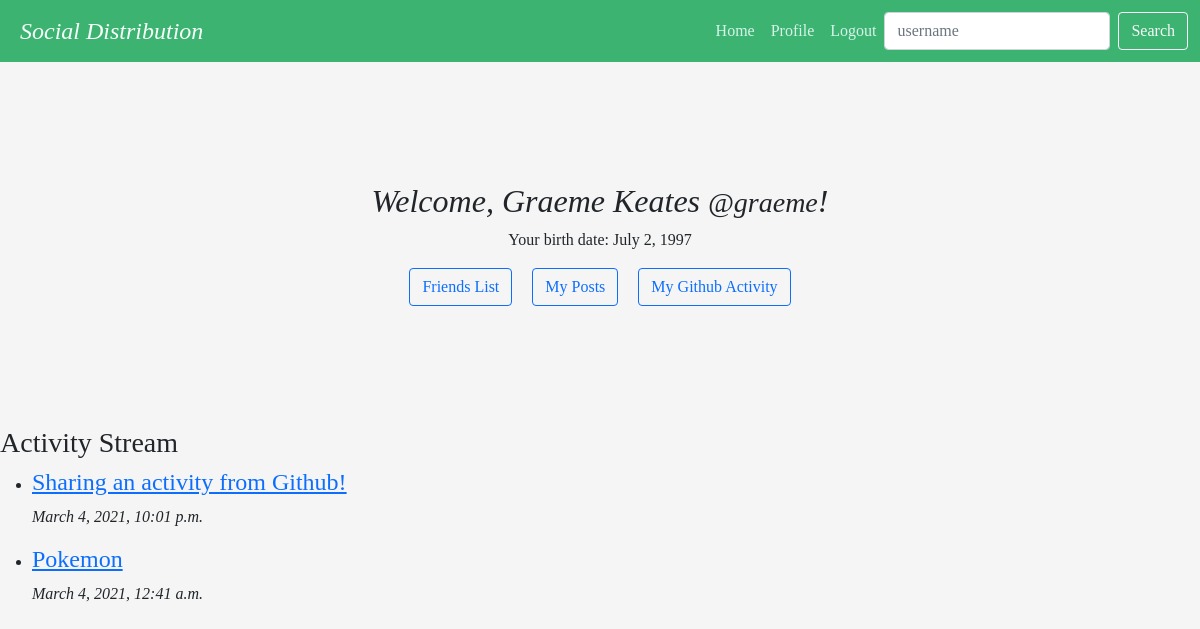
The app's page / (signed in) with its own data.
### Profile/models.py (models this page shows, shortened)
class Author(models.Model):
    user = models.OneToOneField(User, on_delete=models.CASCADE, related_name='author')
    id = models.UUIDField(primary_key=True, default=uuid.uuid4, editable=False)
    bio = models.TextField(max_length=500, blank=True)
    location = models.CharField(max_length=30, blank=True)
    birth_date = models.DateField(null=True, blank=True)
    github = models.CharField(max_length=50, blank=True)
    friends = models.ManyToManyField('self')
    following = models.ManyToManyField('self', symmetrical=False, related_name="following_list")
    followers = models.ManyToManyField('self', symmetrical=False, related_name="follower_list")
    @property
    def type(self):
        return 'author'
    @property
    def user_name(self):
        return self.user.username

class Post(models.Model):
    title = models.CharField(max_length=200)
    id = models.UUIDField(primary_key=True, default=uuid.uuid4, editable=False)
    url = models.CharField(max_length=200, blank=True)
    source = models.CharField(max_length=200, blank=True)
    origin = models.CharField(max_length=200, blank=True)
    description = models.TextField(blank=True)
    class ContentType(models.TextChoices):
        MARKDOWN = 'text/markdown' # common mark
        PLAIN = 'text/plain' # UTF-8
        BASE64 = 'application/base64'
        PNG = 'image/png;base64' # embedded png
        JPEG = 'image/jpeg;base64' # embedded jpeg
    content_type = models.CharField(
        max_length=40,
        choices = ContentType.choices,
        default=ContentType.PLAIN
    )
    content = models.TextField(blank=True)
    author = models.ForeignKey(Author, on_delete=models.CASCADE, null=True, related_name="posts")
    categories = models.ManyToManyField('PostCategory', blank=True)
    comments_count = models.IntegerField(default=0)
    comments_page_size = models.IntegerField(default=50)
    comments_first_page = models.CharField(max_length=200, null=True) # URL to first page of comments for this post
    comments = models.ManyToManyField('Comment', blank=True)
    timestamp = models.DateTimeField(default=timezone.now)
    likes_count = models.IntegerField(default=0)
    class Visibility(models.TextChoices):
        PUBLIC = 'PUBLIC'
        FRIENDS = 'FRIENDS'
    visibility = models.CharField(
        max_length=10,
        choices=Visibility.choices,
        default=Visibility.PUBLIC
    )
    unlisted = models.BooleanField(default=False) # used for images so that they don't show up in timelines
    @property
    def type(self):
        return 'post'

### Profile/views.py (the view)
# urls.py: url(r'^$', Profile_views.home, name='home'), #homepage
@login_required(login_url='/login/')
def home(request):
	public_posts = Post.objects.filter(visibility='PUBLIC', unlisted=False).order_by('-timestamp')
	self_posts = Post.objects.filter(author=request.user.author, unlisted=False).order_by('-timestamp')
	friends = Author.objects.get(user__username=request.user.username).friends.all()
	friends_posts = Post.objects.filter(visibility='FRIENDS', unlisted=False).filter(author__in=friends).order_by('-timestamp')
	posts = public_posts | self_posts | friends_posts
	return render(request, 'profile/home.html', {'posts': posts})

### Profile/templates/profile/home.html
{% extends 'base.html' %}
{% block content %}
  <div class="home">
    <h2 class="fst-italic">Welcome, {{ user.get_full_name }} <small>@{{ user.username }}</small>!</h2>
    <p>Your birth date: {{ user.author.birth_date }}</p>
    <a class="btn btn-outline-primary" href="/friends" role="button">Friends List</a>
    <a class="btn btn-outline-primary" href="/author/{{ user.author.id }}/view_posts" role="button">My Posts</a>
    <a class="btn btn-outline-primary" href="/github_activity" role="button">My Github Activity</a>
  </div>
   <h3> Activity Stream </h3>
  <ul>
  {% for post in posts %}
  	<li>
        <h4><a href="/author/{{post.author.id}}/view_post/{{post.id}}">{{ post.title }}</a></h4>
        <p><i>{{post.timestamp}}</i></p>
  	</li>
  {% endfor %}
  </ul>
{% endblock %}

### Profile/static/profile/base.css (style rules this page uses)
body { display: block; font-family: "Georgia"; background-color: whitesmoke; }
.home { margin: 10% auto; width: fit-content; text-align: center; }
.home .btn { margin: 0 0.5em; }

### records on screen
Post: title "Sharing an activity from Github!", timestamp "March 4, 2021, 10:01 p.m."
Post: title "Pokemon", timestamp "March 4, 2021, 12:41 a.m."

### other values on screen
{{ user.get_full_name }} "Graeme Keates"
{{ user.username }} "graeme"
{{ user.author.birth_date }} "July 2, 1997"
